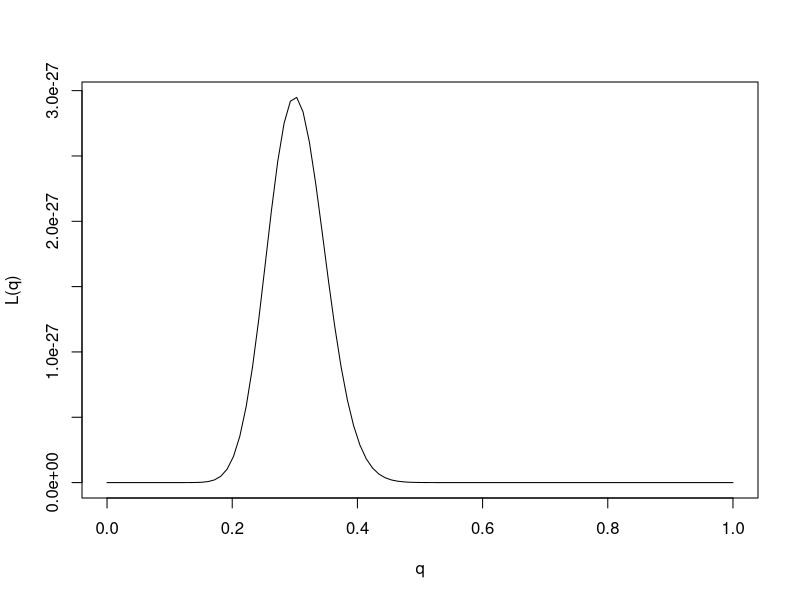
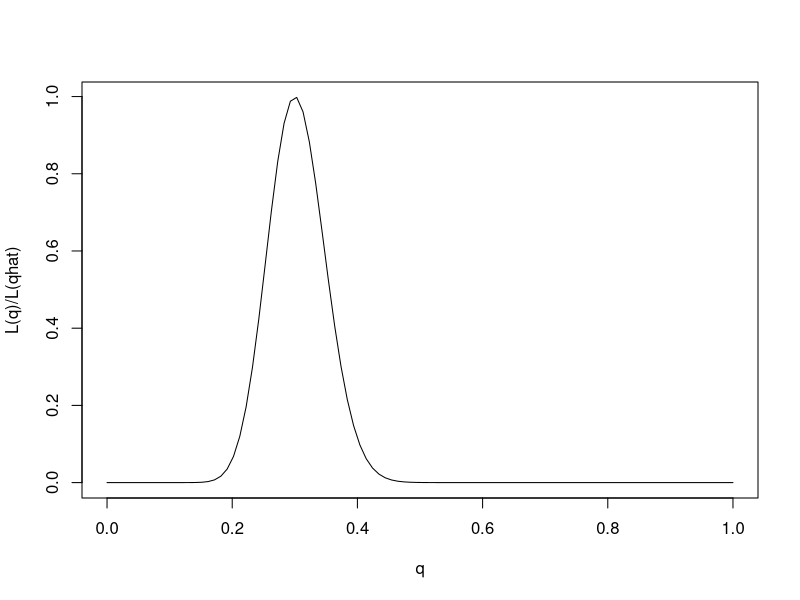
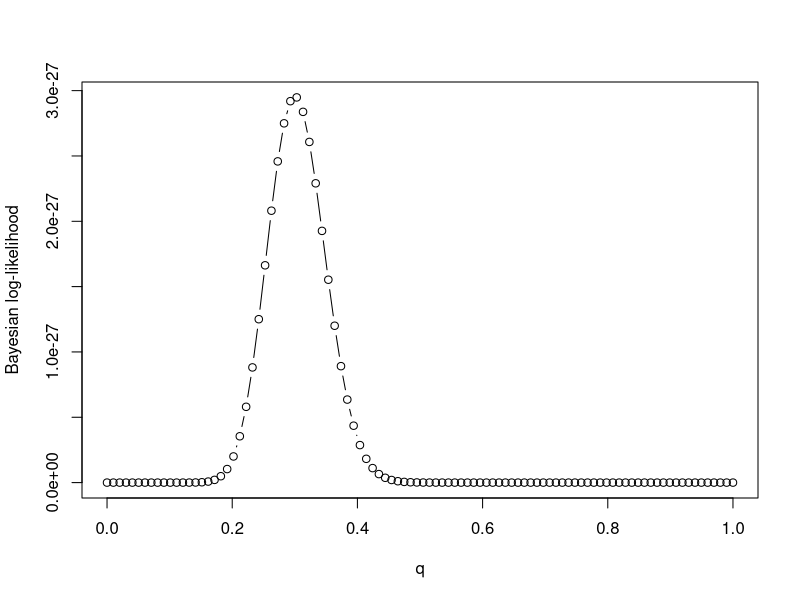
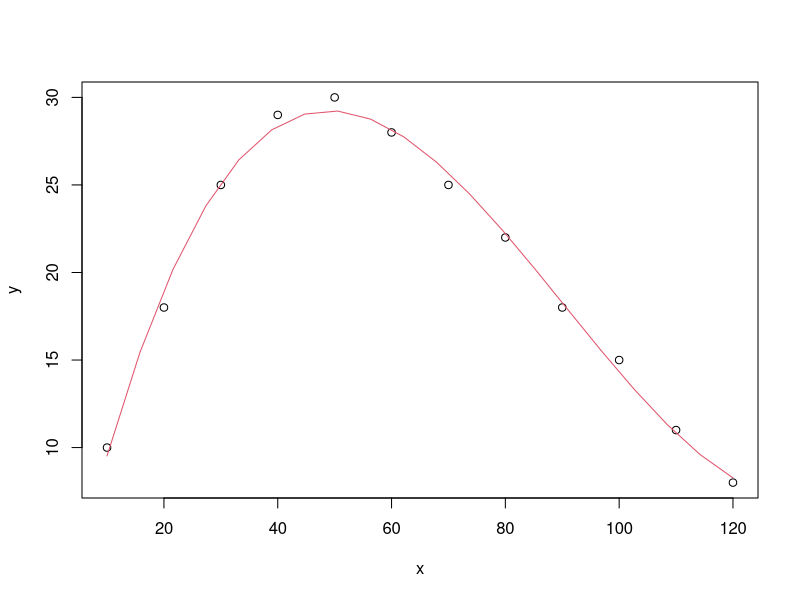
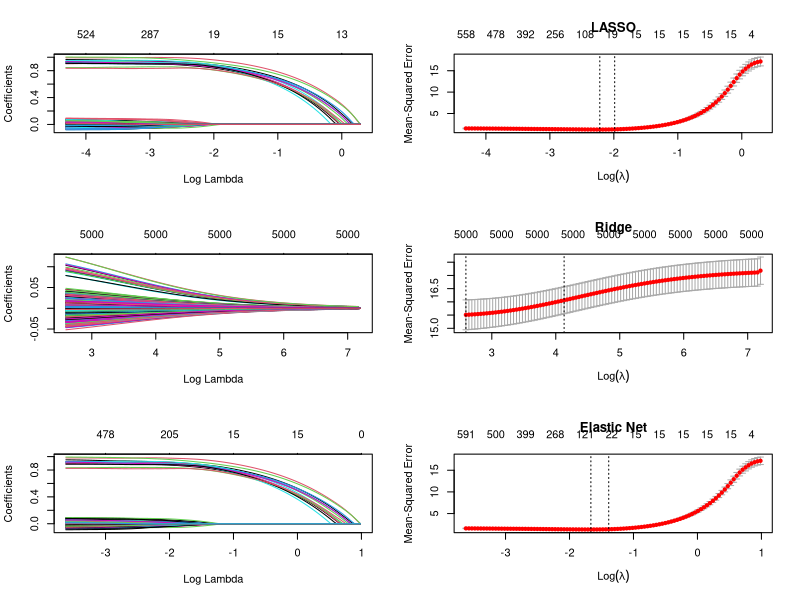

The R script that drew these images, in order:
## ---- chunk 1
knitr::opts_chunk$set(echo = TRUE)
## ---- chunk 2
q = seq(0,1,length=100)
L= function(q){q^30 * (1-q)^70}
plot(q,L(q),ylab="L(q)",xlab="q",type="l")
## ---- chunk 3
q = seq(0,1,length=100)
L= function(q){q^30 * (1-q)^70}
plot(q,L(q)/L(0.3),ylab="L(q)/L(qhat)",xlab="q",type="l")
## ---- chunk 4
q = seq(0,1,length=100)
l= function(q){30*log(q) + 70 * log(1-q)+log(dnorm(q))}
plot(q,L(q),ylab="Bayesian log-likelihood",xlab="q",type="b")
## ---- chunk 5
x <- c(10, 20, 30, 40, 50, 60, 70, 80, 90, 100, 110, 120)
y <- c(10, 18, 25, 29, 30, 28, 25, 22, 18, 15, 11, 8)
fit <- lm(y ~ poly(x, 3))   ## polynomial of degree 3
plot(x, y)  ## scatter plot (colour: black)
x0 <- seq(min(x), max(x), length = 20)  ## prediction grid
y0 <- predict.lm(fit, newdata = list(x = x0))  ## predicted values
lines(x0, y0, col = 2)  ## add regression curve (colour: red)
#https://stackoverflow.com/questions/39736847/plot-regression-line-in-r
## ---- chunk 6
library(MASS)  # Package needed to generate correlated precictors
library(glmnet)  # Package to fit ridge/lasso/elastic net models
library(Matrix)
# Generate data
set.seed(19875)  # Set seed for reproducibility
n <- 1000  # Number of observations
p <- 5000  # Number of predictors included in model
real_p <- 15  # Number of true predictors
x <- matrix(rnorm(n*p), nrow=n, ncol=p)
y <- apply(x[,1:real_p], 1, sum) + rnorm(n)

# Split data into train (2/3) and test (1/3) sets
train_rows <- sample(1:n, .66*n)
x.train <- x[train_rows, ]
x.test <- x[-train_rows, ]

y.train <- y[train_rows]
y.test <- y[-train_rows]
fit.lasso <- glmnet(x.train, y.train, family="gaussian", alpha=1)
fit.ridge <- glmnet(x.train, y.train, family="gaussian", alpha=0)
fit.elnet <- glmnet(x.train, y.train, family="gaussian", alpha=.5)


# 10-fold Cross validation for each alpha = 0, 0.1, ... , 0.9, 1.0
# (For plots on Right)
for (i in 0:10) {
    assign(paste("fit", i, sep=""), cv.glmnet(x.train, y.train, type.measure="mse", 
                                              alpha=i/10,family="gaussian"))
}
# Plot solution paths:
par(mfrow=c(3,2))
# For plotting options, type '?plot.glmnet' in R console
plot(fit.lasso, xvar="lambda")
plot(fit10, main="LASSO")

plot(fit.ridge, xvar="lambda")
plot(fit0, main="Ridge")

plot(fit.elnet, xvar="lambda")
plot(fit5, main="Elastic Net")
#https://www4.stat.ncsu.edu/~post/josh/LASSO_Ridge_Elastic_Net_-_Examples.html
